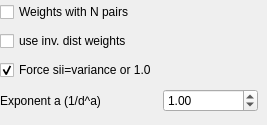
          <widget class="QWidget" name="tab_19">
           <attribute name="title">
            <string>advanced</string>
           </attribute>
           <widget class="QWidget" name="gridLayoutWidget_2">
            <property name="geometry">
             <rect>
              <x>0</x>
              <y>-1</y>
              <width>258</width>
              <height>116</height>
             </rect>
            </property>
            <layout class="QGridLayout" name="gridLayout_13">
             <item row="0" column="0">
              <widget class="QCheckBox" name="chBox_autofit_n_pairs">
               <property name="text">
                <string>Weights with N pairs</string>
               </property>
              </widget>
             </item>
             <item row="3" column="0">
              <widget class="QLabel" name="label_55">
               <property name="text">
                <string>Exponent a (1/d^a)</string>
               </property>
              </widget>
             </item>
             <item row="1" column="0">
              <widget class="QCheckBox" name="checkBox_vrg_weight">
               <property name="text">
                <string>use inv. dist weights</string>
               </property>
              </widget>
             </item>
             <item row="3" column="1">
              <widget class="QDoubleSpinBox" name="doubleSpinBox_exp_weght">
               <property name="value">
                <double>1.000000000000000</double>
               </property>
              </widget>
             </item>
             <item row="2" column="0">
              <widget class="QCheckBox" name="checkBox_force_sill">
               <property name="text">
                <string>Force sii=variance or 1.0</string>
               </property>
               <property name="checked">
                <bool>true</bool>
               </property>
              </widget>
             </item>
            </layout>
           </widget>
          </widget>
